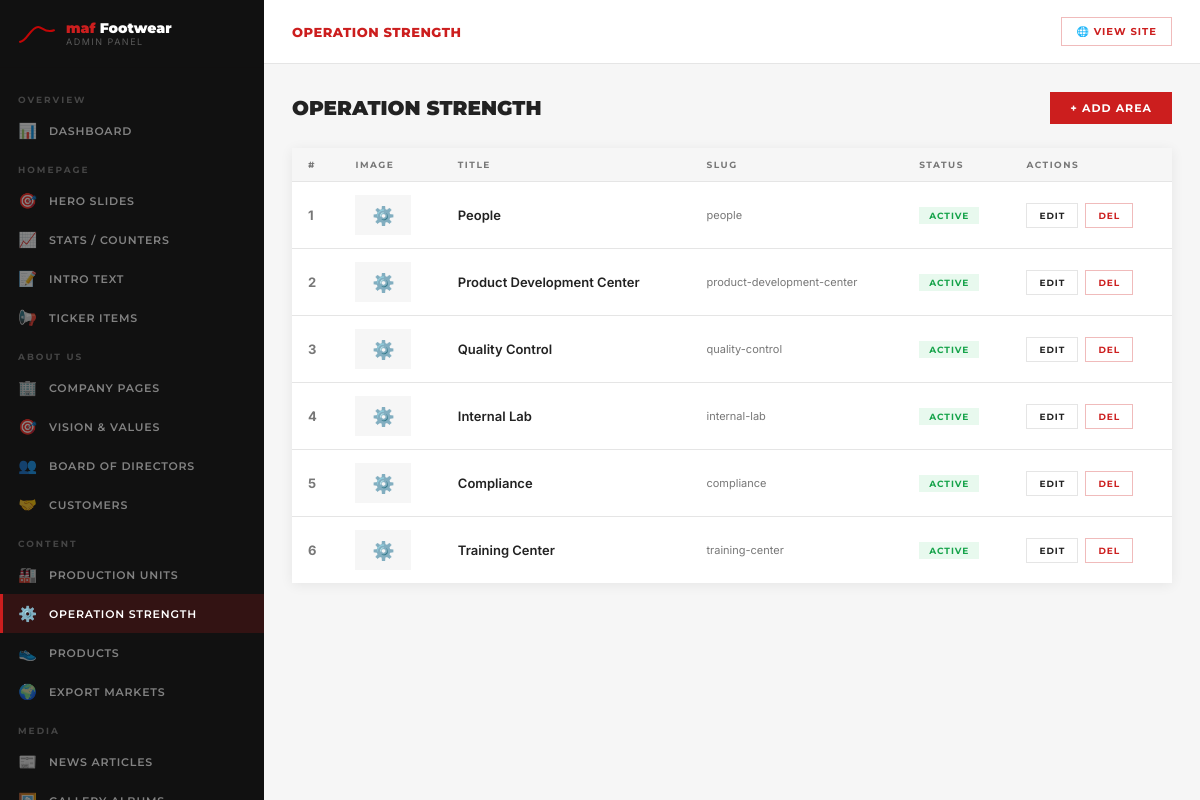
Screenshot of /admin/pages/operation.php (signed in) with the database file from the repository.
### tables this page shows
CREATE TABLE operation_strength (
  id INT AUTO_INCREMENT PRIMARY KEY,
  slug VARCHAR(80) NOT NULL UNIQUE,
  title VARCHAR(200) NOT NULL,
  short_description TEXT,
  content LONGTEXT,
  image VARCHAR(255),
  cover_image VARCHAR(255),
  sort_order INT DEFAULT 0,
  is_active TINYINT(1) DEFAULT 1
);

### config/db.php (called while the page is built, shortened)
<?php
class DB {
    private static $pdo = null;
    public static function connect() {
        if (self::$pdo === null) {
            $dsn = 'mysql:host=' . DB_HOST
                 . ';dbname=' . DB_NAME
                 . ';charset=' . DB_CHARSET;
            try {
                self::$pdo = new PDO($dsn, DB_USER, DB_PASS, array(
                    PDO::ATTR_ERRMODE            => PDO::ERRMODE_EXCEPTION,
                    PDO::ATTR_DEFAULT_FETCH_MODE => PDO::FETCH_ASSOC,
                    PDO::ATTR_EMULATE_PREPARES   => false,
                ));
            } catch (PDOException $e) {
                http_response_code(500);
                die('
                <div style="font-family:Arial,sans-serif;max-width:600px;margin:60px auto;
                            padding:36px;border:1px solid #e0e0e0;border-top:4px solid #CC1E1E">
                  <h2 style="color:#CC1E1E;margin:0 0 16px">&#9888; Database সংযোগ ব্যর্থ</h2>
                  <p style="margin:0 0 16px;color:#444">
                    <strong>config/db.php</strong> ফাইলে DB_NAME, DB_USER, DB_PASS চেক করুন।
                  </p>
                  <div style="background:#fff3cd;padding:12px 16px;border-left:4px solid #f59e0b;
                              font-size:13px;color:#856404">
                    <strong>Error:</strong> ' . htmlspecialchars($e->getMessage()) . '
                  </div>
                  <p style="font-size:12px;color:#888;margin-top:14px">
                    phpMyAdmin &#8594; <strong>maf_shoes</strong> database আছে কিনা দেখুন &#8594;
                    না থাকলে তৈরি করুন এবং <code>config/install.sql</code> import করুন।
                  </p>
                </div>');
            }
        }
        return self::$pdo;
    }
    public static function fetchAll($sql, $params = array()) {
        $stmt = self::connect()->prepare($sql);
        $stmt->execute($params);
        return $stmt->fetchAll();
    }
}

### includes/functions.php (called while the page is built, shortened)
<?php
require_once __DIR__ . '/../config/db.php';
function e(string $s): string { return htmlspecialchars($s, ENT_QUOTES, 'UTF-8'); }
function csrfToken(): string {
    return $_SESSION['csrf'];
}

### admin/pages/operation.php (the view, shortened to what this page needs)
<?php
require_once __DIR__.'/../../includes/functions.php';
require_once __DIR__.'/../includes/header.php';
$units=DB::fetchAll("SELECT * FROM operation_strength ORDER BY sort_order");
?>
<div class="pg-header"><div class="pg-title">Operation Strength</div><a href="?edit=0" class="adm-btn adm-btn-red">+ Add Area</a></div>
<div class="panel"><div class="panel-body np">
  <table class="adm-tbl"><thead><tr><th>#</th><th>Image</th><th>Title</th><th>Slug</th><th>Status</th><th>Actions</th></tr></thead><tbody>
  <?php foreach($units as $u): ?>
  <tr>
    <td style="color:var(--muted);font-weight:700"><?=$u['sort_order']?></td>
    <td><?php if($u['image']): ?><img src="<?=mediaUrl($u['image'])?>" class="tbl-img"/><?php else: ?><div style="width:56px;height:40px;background:var(--bg);display:flex;align-items:center;justify-content:center;font-size:18px">⚙️</div><?php endif; ?></td>
    <td style="font-weight:600"><?=e($u['title'])?></td>
    <td style="font-size:11px;color:var(--muted)"><?=e($u['slug'])?></td>
    <td><a href="?action=toggle&id=<?=$u['id']?>"><span class="bdg <?=$u['is_active']?'bdg-green':'bdg-red'?>"><?=$u['is_active']?'Active':'Hidden'?></span></a></td>
    <td><div class="act-btns"><a href="?edit=<?=$u['id']?>" class="adm-btn adm-btn-out adm-btn-sm">Edit</a><a href="?action=delete&id=<?=$u['id']?>&t=<?=csrfToken()?>" class="adm-btn adm-btn-del adm-btn-sm" data-confirm="Delete?">Del</a></div></td>
  </tr>
  <?php endforeach; ?>
  </tbody></table>
</div></div>
<?php require_once __DIR__.'/../includes/footer.php'; ?>

### admin/css/admin.css (style rules this page uses)
:root { --red:#CC1E1E;--red-d:#A01616; --dark:#1C1C1C;--sidebar:#111111; --sw:264px;--hh:64px; --white:#fff;--bg:#F6F6F6; --border:#E5E5E5;--text:#222;--muted:#777; --font-h:'Montserrat',sans-serif;--font-b:'Inter',sans-serif; --shadow:0 2px 12px rgba(0,0,0,.07); }
*,*::before,*::after { box-sizing:border-box;margin:0;padding:0 }
html,body { height:100%;font-family:var(--font-b) }
body { background:var(--bg);color:var(--text) }
a { text-decoration:none;color:inherit }
.pg-header { display:flex;align-items:center;justify-content:space-between;margin-bottom:24px;flex-wrap:wrap;gap:14px }
.pg-title { font-family:var(--font-h);font-size:20px;font-weight:900;text-transform:uppercase;color:var(--text) }
.panel { background:#fff;box-shadow:var(--shadow);margin-bottom:20px }
.panel-body { padding:22px }
.panel-body.np { padding:0 }
.adm-tbl { width:100%;border-collapse:collapse;font-size:13px }
.adm-tbl th { font-family:var(--font-h);font-size:9px;font-weight:700;text-transform:uppercase;letter-spacing:1.5px;color:var(--muted);padding:11px 16px;text-align:left;background:var(--bg);border-bottom:1px solid var(--border) }
.adm-tbl td { padding:13px 16px;border-bottom:1px solid var(--border);vertical-align:middle }
.adm-tbl tr:last-child td { border-bottom:none }
.bdg { display:inline-block;font-family:var(--font-h);font-size:9px;font-weight:700;text-transform:uppercase;letter-spacing:1px;padding:3px 10px }
.bdg-green { background:rgba(34,197,94,.1);color:#16a34a }
.adm-btn { display:inline-block;font-family:var(--font-h);font-size:11px;font-weight:700;text-transform:uppercase;letter-spacing:1px;padding:9px 20px;border:none;cursor:pointer;transition:.2s }
.adm-btn-red { background:var(--red);color:#fff }
.adm-btn-out { background:transparent;color:var(--text);border:1px solid var(--border) }
.adm-btn-del { background:transparent;color:var(--red);border:1px solid rgba(204,30,30,.3) }
.adm-btn-sm { padding:6px 12px!important;font-size:9px!important }
.act-btns { display:flex;gap:7px;align-items:center }

### rows the page displays
operation_strength: sort_order "1", title "People", slug "people", is_active "ACTIVE"
operation_strength: sort_order "2", title "Product Development Center", slug "product-development-center", is_active "ACTIVE"
operation_strength: sort_order "3", title "Quality Control", slug "quality-control", is_active "ACTIVE"
operation_strength: sort_order "4", title "Internal Lab", slug "internal-lab", is_active "ACTIVE"
operation_strength: sort_order "5", title "Compliance", slug "compliance", is_active "ACTIVE"
operation_strength: sort_order "6", title "Training Center", slug "training-center", is_active "ACTIVE"

### other values shown
$pageTitle "OPERATION STRENGTH"
